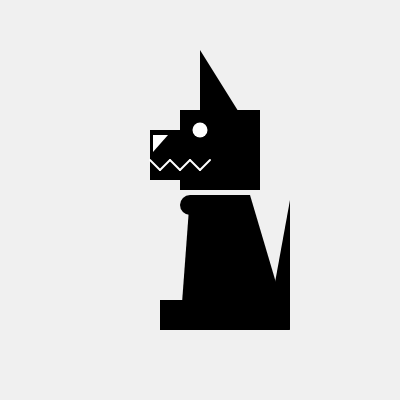
Frame 1 (no input)
Frame 60 (no input): identical to frame 1, image omitted
Frame 120 (the mouse pressed at the canvas centre since frame 60): identical to frame 1, image omitted

The p5.js sketch that drew this single still picture (run headless with seeded random() and noise() and a simulated clock; from frame 60 on, the mouse is pressed at the canvas centre):

// p5.js sketch
// ── sketch.js
// DDM2008
// Activity 1a

function setup() {
  createCanvas(400, 400);
}

function draw() {
  background(240);
  
  // black body
  fill(0);
  noStroke();
  triangle(200, 130, 200, 50, 250, 130); // triangle(250-50, 150-20, ...)
  rect(150, 130, 100, 50);
  rect(180, 110, 80, 80); 
  quad(190, 195, 180, 330, 290, 330, 250, 195);
  rect(160, 300, 30, 30);
  ellipse(190, 205, 20, 20);
  triangle(290, 330, 290, 200, 270, 310);
  
  // face
  fill(255);
  noStroke();
  ellipse(200, 130, 15, 15);
  triangle(153, 135, 153, 152, 168, 135);
  
  // zigzag mouth
  stroke(255); 
  strokeWeight(2);
  line(150, 160, 160, 170); 
  line(160, 170, 170, 160); 
  line(170, 160, 180, 170); 
  line(180, 170, 190, 160); 
  line(190, 160, 200, 170);
  line(200, 170, 210, 160);

  // YOUR CODE HERE
  
  // helperGrid(); // do not edit or remove this line
}
